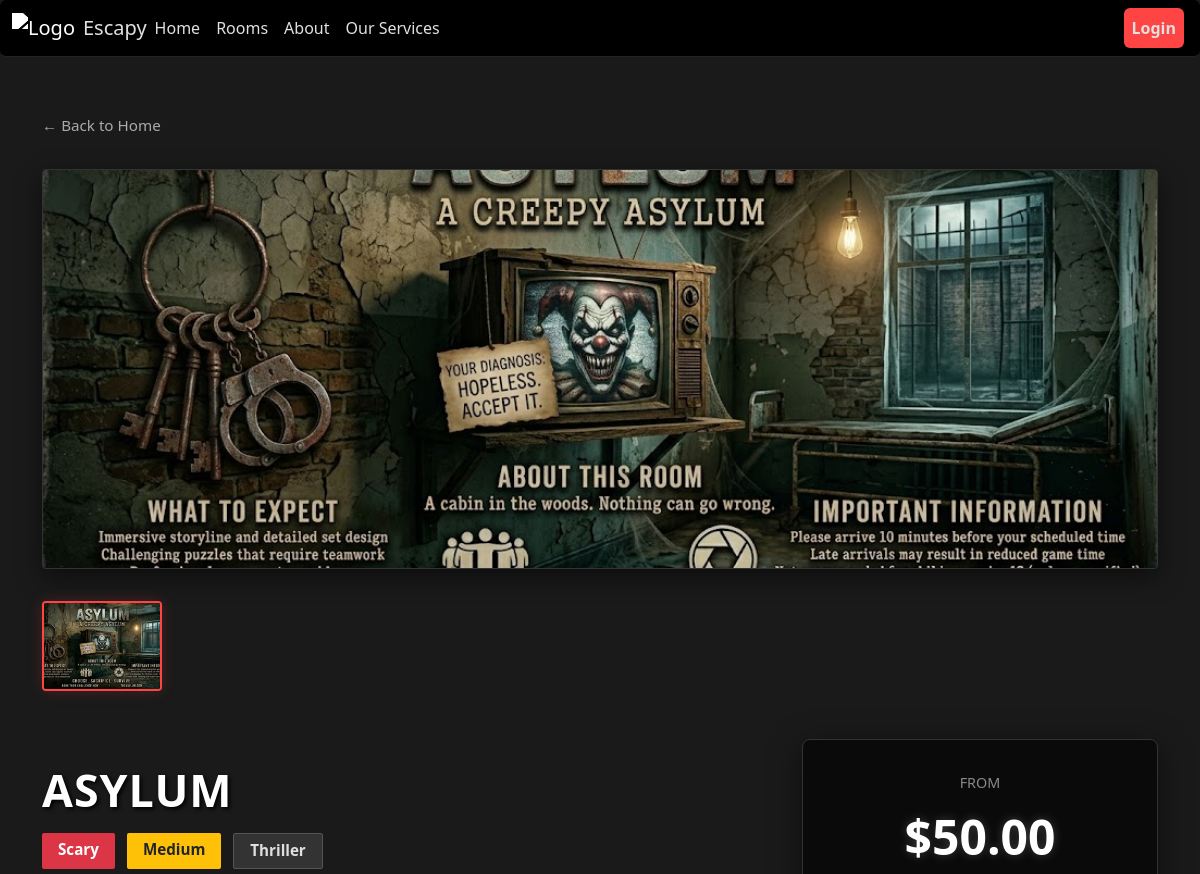
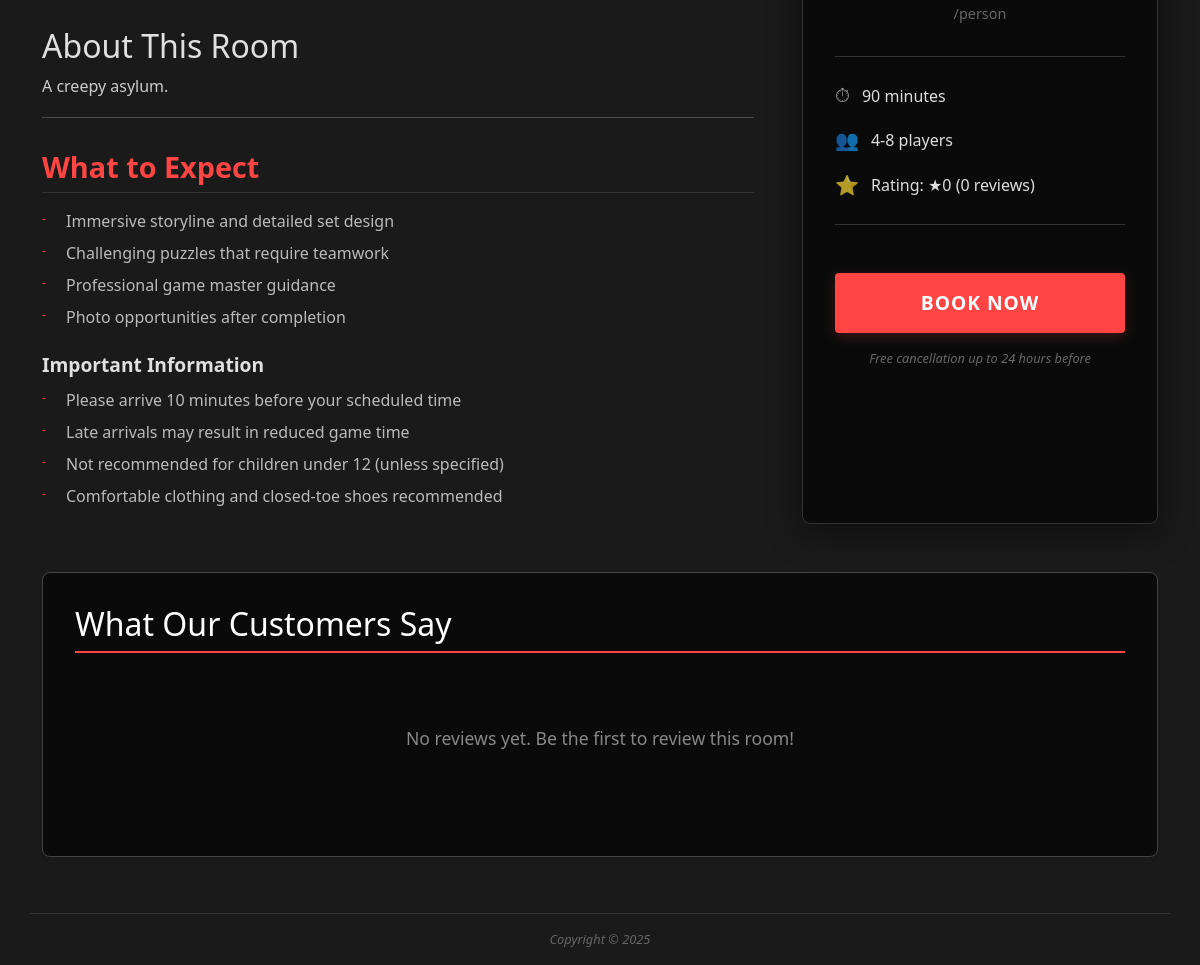
The page /room.php?name=Asylum on the database its author committed (2 pictures, top to bottom).
### tables this page shows
CREATE TABLE IF NOT EXISTS `RoomImages` (
  `imageID` int unsigned NOT NULL AUTO_INCREMENT,
  `Rooms_roomID` int unsigned NOT NULL,
  `imagePath` varchar(255) NOT NULL,
  `is_featured` tinyint(1) DEFAULT '0',
  `created_at` timestamp NULL DEFAULT CURRENT_TIMESTAMP,
  PRIMARY KEY (`imageID`),
  KEY `fk_RoomImages_Rooms_idx` (`Rooms_roomID`),
  CONSTRAINT `fk_RoomImages_Rooms` FOREIGN KEY (`Rooms_roomID`) REFERENCES `Rooms` (`roomID`) ON DELETE CASCADE
);

CREATE TABLE `Rooms` (
  `roomID` int unsigned NOT NULL AUTO_INCREMENT,
  `roomName` varchar(100) NOT NULL,
  `roomDescription` text NOT NULL,
  `roomMax` tinyint unsigned NOT NULL,
  `roomMin` tinyint unsigned NOT NULL,
  `roomDuration` tinyint unsigned NOT NULL,
  `roomDifficulty` enum('Easy','Medium','Hard','Very Hard') NOT NULL,
  `roomLocation` varchar(45) NOT NULL,
  `roomFearLevel` enum('Not Scary','Mildly Scary','Scary','Very Scary') NOT NULL,
  `roomExperienceType` enum('No Live Actor','Live Actor') NOT NULL,
  `roomGenre` enum('Horror','Thriller','Fantasy','Adventure','Mystery') NOT NULL,
  `roomPricePeak` decimal(10,2) NOT NULL,
  `roomPriceOffPeak` decimal(10,2) NOT NULL,
  `imagePath` varchar(255) NULL DEFAULT 'images/placeholder.png',
  PRIMARY KEY (`roomID`),
  UNIQUE KEY `roomID_UNIQUE` (`roomID`)
);

### src/inc/functions.php (called while the page is built, shortened)
<?php
function sanitize_input($data)
{
    $data = trim($data);
    $data = stripslashes($data);
    $data = htmlspecialchars($data);
    return $data;
}
function getBadgeColor($fearLevel)
{
    switch ($fearLevel) {
        case 'Scary':
            return 'bg-danger';
    }
}
function getDifficultyColor($roomDifficulty)
{
    switch ($roomDifficulty) {
        case 'Medium':
            return 'bg-warning text-dark';
    }
}

### src/inc/review_functions.php (called while the page is built, shortened)
<?php
function getRoomReviews($room_id) {
    require_once __DIR__ . "/functions.php";
    $conn = getDBconnection();
    $stmt = $conn->prepare("SELECT r.*, u.username, u.email
            FROM Reviews r
            JOIN Users u ON r.Users_userID = u.userID
            WHERE r.Rooms_roomID = ?
            ORDER BY r.created_at DESC");
    $stmt->bind_param("i", $room_id);
    $stmt->execute();
    $result = $stmt->get_result();
    $reviews = [];
    return $reviews;
}
?>

### src/room.php (the view, shortened to what this page needs)
<?php
include "inc/functions.php";
include "inc/review_functions.php";
$conn = getDBconnection();
$room = null;
$roomImages = [];
if (isset($_GET['name'])) {
    $room_name = sanitize_input($_GET['name']);
    $stmt = $conn->prepare("SELECT * FROM Rooms WHERE roomName = ?");
    $stmt->bind_param("s", $room_name);
    $stmt->execute();
    $result = $stmt->get_result();
    if ($result->num_rows > 0) {
        $room = $result->fetch_assoc();
        $room_id = $room['roomID'];
        $imgStmt = $conn->prepare("SELECT imageID, imagePath, is_featured FROM RoomImages WHERE Rooms_roomID = ? ORDER BY is_featured DESC, created_at ASC");
        $imgStmt->bind_param("i", $room_id);
        $imgStmt->execute();
        $imgResult = $imgStmt->get_result();
        $roomImages = $imgResult->fetch_all(MYSQLI_ASSOC);
        $rating_stmt = $conn->prepare("SELECT AVG(rating) as avg_rating, COUNT(*) as review_count FROM Reviews WHERE Rooms_roomID = ?");
        $rating_stmt->bind_param("i", $room_id);
        $rating_stmt->execute();
        $rating_result = $rating_stmt->get_result();
        $rating_data = $rating_result->fetch_assoc();
        $avg_rating = round($rating_data['avg_rating'] ?? 0, 1);
        $review_count = $rating_data['review_count'] ?? 0;
    }
} else {
    echo "No room specified.";
}
?>
<!DOCTYPE html>
<html lang="en">
<head>
    <?php include "inc/head.inc.php" ?>
    <link rel="stylesheet" href="css/rooms.css?v=<?php echo time(); ?>">
    <link rel="stylesheet" href="css/rating.css?v=<?php echo time(); ?>">
    <link rel="stylesheet" href="css/popup.css">
</head>
<body>
    <?php include "inc/nav.inc.php" ?>
    <main class="page-content" title="Rooms">
        <div class="container">
            <a href="index.php" class="back-link">← Back to Home</a>
            <?php if ($room): ?>
                <?php
                $primaryImage = !empty($roomImages)
                    ? htmlspecialchars(str_replace(' ', '%20', $roomImages[0]['imagePath']))
                    : htmlspecialchars(str_replace(' ', '%20', $room['imagePath'] ?? '/images/placeholder.png'));
                ?>
                <img src="<?php echo $primaryImage; ?>"
                    alt="<?php echo htmlspecialchars($room['roomName']) ?>" class="room-hero" id="heroImage">
                <div class="thumbnail-gallery">
                    <?php if (!empty($roomImages)): ?>
                        <?php foreach ($roomImages as $index => $img): ?>
                            <img src="<?php echo htmlspecialchars(str_replace(' ', '%20', $img['imagePath'])); ?>"
                                alt="Room Image <?php echo $index + 1; ?>"
                                class="<?php echo $index === 0 ? 'active' : ''; ?>"
                                onclick="changeHeroImage(this.src)">
                        <?php endforeach; ?>
                    <?php endif; ?>
                </div>
                <div class="room-content">
                    <div class="room-details">
                        <h1 class="room-title"><?php echo htmlspecialchars($room['roomName']) ?></h1>
                        <div class="room-badges">
                            <span class="badge <?php echo getBadgeColor($room['roomFearLevel']); ?>"><?php echo htmlspecialchars($room['roomFearLevel']); ?></span>
                            <span class="badge <?php echo getDifficultyColor($room['roomDifficulty']); ?>"><?php echo htmlspecialchars($room['roomDifficulty']); ?></span>
                            <span class="badge bg-light text-dark"><?php echo htmlspecialchars($room['roomGenre']) ?></span>
                        </div>
                        <h2>About This Room</h2>
                        <p><?php echo htmlspecialchars($room['roomDescription']) ?></p>
                        <hr>
                        <h3>What to Expect</h3>
                        <ul>
                            <li>Immersive storyline and detailed set design</li>
                            <li>Challenging puzzles that require teamwork</li>
                            <li>Professional game master guidance</li>
                            <li>Photo opportunities after completion</li>
                        </ul>
                        <h4>Important Information</h4>
                        <ul>
                            <li>Please arrive 10 minutes before your scheduled time</li>
                            <li>Late arrivals may result in reduced game time</li>
                            <li>Not recommended for children under 12 (unless specified)</li>
                            <li>Comfortable clothing and closed-toe shoes recommended</li>
                        </ul>
                    </div>
                    <div class="pricing-card">
                        <div class="price-label">From</div>
                        <div class="price"> $<?php echo $room['roomPriceOffPeak'] ?></div>
                        <div style="color: #666; font-size: 0.9rem; margin-bottom: 1rem;">/person</div>
                        <ul class="price-details">
                            <li><?php echo $room['roomDuration'] ?> minutes </li>
                            <li><?php echo $room['roomMin'] . '-' . $room['roomMax']; ?> players</li>
                            <li>Rating: ★<?php echo $avg_rating; ?> (<?php echo $review_count; ?> reviews)</li>
                        </ul>
                        <button type="button" id="openPopup" name="openPopup" class="book-btn">Book Now</button>
                        <p class="cancellation-note">Free cancellation up to 24 hours before</p>
                    </div>
                </div>
                <div class="reviews-section">
                    <h2>What Our Customers Say</h2>
                    <?php
                    $reviews = getRoomReviews($room_id);
                    if (count($reviews) > 0):
                    ?>
                        <div class="reviews-summary">
                            <div aria-hidden="true">
                                <?php echo displayStarRating($avg_rating); ?>
                            </div>
                            <div class="reviews-summary-rating">
                                <?php echo $avg_rating; ?> out of 5
                            </div>
                            <div class="reviews-summary-count">
                                Based on <?php echo $review_count; ?> <?php echo $review_count == 1 ? 'review' : 'reviews'; ?>
                            </div>
                        </div>
                        <div class="reviews-list">
                            <?php foreach ($reviews as $review): ?>
                                <div class="review-item">
                                    <div class="review-header">
                                        <div>
                                            <div class="review-username">
                                                <?php echo htmlspecialchars($review['username']); ?>
                                            </div>
                                            <div class="review-stars">
                                                <?php echo displayStarRating($review['rating']); ?>
                                            </div>
                                        </div>
                                        <div class="review-date">
                                            <?php
                                            $date = new DateTime($review['created_at']);
                                            echo $date->format('M j, Y');
                                            ?>
                                        </div>
                                    </div>
                                    <?php if (!empty($review['comment'])): ?>
                                        <div class="review-comment">
                                            <?php echo nl2br(htmlspecialchars($review['comment'])); ?>
                                        </div>
                                    <?php endif; ?>
                                </div>
                            <?php endforeach; ?>
                        </div>
                    <?php else: ?>
                        <div class="reviews-empty">
                            <p>No reviews yet. Be the first to review this room!</p>
                        </div>
                    <?php endif; ?>
                </div>
        </div>
    <?php endif; ?>
    </main>
    <?php
    include "inc/footer.inc.php";
    ?>
</body>
</html>

### src/css/style.css (style rules this page uses)
body { background-color: #1a1a1a; color: #e0e0e0; font-family: 'Segoe UI', Tahoma, Geneva, Verdana, sans-serif; }
a { color: #ff4444; text-decoration: none; transition: color 0.3s ease; }
.badge { font-size: 0.8rem; border-radius: 2px; }
.badge.bg-light { background-color: #333 !important; color: #e0e0e0 !important; border: 1px solid #555; }

### src/css/rooms.css (style rules this page uses)
body { background-color: #1a1a1a; color: #e0e0e0; font-family: 'Segoe UI', Tahoma, Geneva, Verdana, sans-serif; }
.page-content { padding: 3.5rem 0; }
.back-link { display: inline-flex; align-items: center; gap: 0.5rem; color: #aaa; text-decoration: none; margin-bottom: 2rem; font-size: 0.95rem; transition: color 0.3s ease; }
.room-hero { width: 100%; height: 400px; object-fit: cover; border-radius: 4px; margin-bottom: 2rem; box-shadow: 0 8px 24px rgba(0, 0, 0, 0.5); border: 1px solid #333; }
.thumbnail-gallery { display: flex; gap: 1rem; margin-bottom: 3rem; }
.thumbnail-gallery img { width: 120px; height: 90px; object-fit: cover; border-radius: 4px; border: 2px solid #333; cursor: pointer; transition: all 0.3s ease; opacity: 0.6; }
.thumbnail-gallery img:hover, .thumbnail-gallery img.active { border-color: #ff4444; opacity: 1; box-shadow: 0 0 15px rgba(255, 68, 68, 0.2); }
.room-content { max-width: 1200px; margin: 0 auto; padding: 0; display: grid; grid-template-columns: 2fr 1fr; gap: 3rem; }
.room-title { font-size: 2.8rem; font-weight: 700; margin: 1.5rem 0 1rem 0; color: #fff; text-transform: uppercase; letter-spacing: 1px; text-shadow: 2px 2px 4px #000; }
.room-badges { display: flex; gap: 0.75rem; margin-bottom: 2rem; flex-wrap: wrap; }
.room-badges .badge { font-size: 0.95rem; padding: 0.6rem 1rem; border-radius: 2px; }
.room-details h3 { font-size: 1.8rem; font-weight: 600; margin-top: 2rem; margin-bottom: 1rem; color: #ff4444; border-bottom: 1px solid #333; padding-bottom: 0.5rem; }
.room-details h4 { font-size: 1.2rem; font-weight: 600; margin-top: 1.5rem; margin-bottom: 0.75rem; color: #e0e0e0; }
.room-details p { color: #ccc; line-height: 1.7; margin-bottom: 1rem; }
.room-details ul { list-style: none; padding-left: 0; }
.room-details li { color: #bbb; margin-bottom: 0.5rem; padding-left: 1.5rem; position: relative; }
.room-details li::before { content: "-"; position: absolute; left: 0; font-size: 0.8rem; color: #ff4444; }
.pricing-card { background: rgba(0, 0, 0, 0.6); border: 1px solid #333; border-radius: 8px; padding: 2rem; text-align: center; backdrop-filter: blur(10px); box-shadow: 0 8px 32px rgba(0, 0, 0, 0.5); }
.price-label { color: #888; font-size: 0.9rem; text-transform: uppercase; margin-bottom: 0.5rem; }
.price { font-size: 3rem; font-weight: bold; color: #fff; margin-bottom: 0.2rem; text-shadow: 0 0 10px rgba(255, 255, 255, 0.2); }
.price-details { list-style: none; padding: 0; margin: 2rem 0; text-align: left; border-top: 1px solid #333; border-bottom: 1px solid #333; padding: 1rem 0; }
.price-details li { padding: 0.5rem 0; color: #ddd; display: flex; align-items: center; gap: 0.75rem; }
.price-details li::before { content: "⏱"; font-size: 1.2rem; opacity: 0.7; }
.price-details li:nth-child(2)::before { content: "👥"; }
.price-details li:nth-child(3)::before { content: "⭐"; }
.cancellation-note { font-size: 0.8rem; color: #666; margin-top: 1rem; font-style: italic; }
.book-btn { background: #ff4444; color: #fff; border: none; padding: 1rem 2rem; font-size: 1.2rem; border-radius: 4px; width: 100%; cursor: pointer; font-weight: 700; text-transform: uppercase; letter-spacing: 1px; transition: all 0.3s ease; margin-top: 1rem; box-shadow: 0 4px 12px rgba(255, 68, 68, 0.2); }

### src/css/rating.css (style rules this page uses)
.reviews-section { background: rgba(0, 0, 0, 0.6); border: 1px solid #444; border-radius: 8px; padding: 2rem; margin-top: 3rem; grid-column: 1 / -1; }
.reviews-section h2 { color: #fff; font-size: 2rem; margin-bottom: 1.5rem; border-bottom: 2px solid #ff4444; padding-bottom: 0.5rem; }
.reviews-empty { text-align: center; padding: 3rem 2rem; color: #888; }
.reviews-empty p { margin-bottom: 1.5rem; font-size: 1.1rem; }

### rows shown on the page
roomimages: imagePath (picture)
rooms: roomName "ASYLUM", roomFearLevel "Scary", roomDifficulty "Medium", roomGenre "Thriller", roomDescription "A creepy asylum.", roomPriceOffPeak "50.00", roomDuration "90", roomMin "4", roomMax "8"

### other values the page prints
$avg_rating "0"
$review_count "0"
